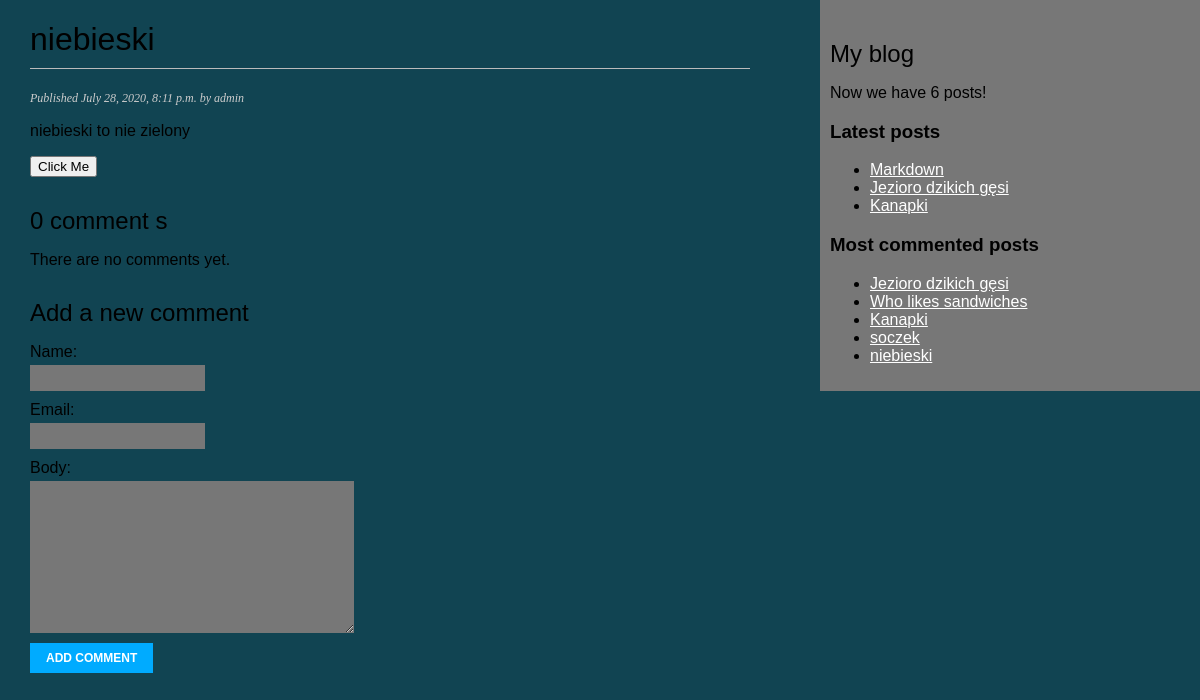
The page /blog/2020/7/28/niebieski/ on the database its author committed.
### blog/models.py (models this page shows)
class Post(models.Model):
	STATUS_CHOICES = (
		('draft', 'Draft'),
		('published','Published'),)
	title = models.CharField(max_length=50)
	slug = models.SlugField(max_length=250, unique_for_date="publish")
	author = models.ForeignKey(User, on_delete=models.CASCADE, related_name = 'blog_posts')
	body = models.TextField()
	publish = models.DateTimeField(default=timezone.now)
	created = models.DateTimeField(auto_now_add=True)
	updated = models.DateTimeField(auto_now_add=True)
	status = models.CharField(max_length=10, choices=STATUS_CHOICES, default='draft')
	objects = models.Manager() # The default manager.
	published = PublishedManager() # Our custom manager.
	def get_absolute_url(self):
		return reverse('blog:post_detail',
			args=[self.publish.year,
			self.publish.month,
			self.publish.day,
			self.slug])

### blog/views.py (the view)
def post_detail(request, year, month, day, post):
    post = get_object_or_404(Post,
        slug = post,
        status = 'published',   #str 27
        publish__year = year,
        publish__month = month,
        publish__day = day)
    sent = False
    if request.method == 'POST':
        form = EmailPostForm(request.POST)
        if form.is_valid():
            cd = form.cleaned_data
            post_url = request.build_absolute_uri(
                    post.get_absolute_url())
            subject = f"{cd['name']} recommends you read " \
                    f"{post.title}"
            message = f"Read {post.title} at {post_url}\n\n" \
                    f"{cd['name']}\'s comments: {cd['comments']}"
            send_mail(subject, message, 'admin@myblog.com',
                    [cd['to']])
            sent = True
    else:
        form = EmailPostForm()
    comments = post.comments.filter(active=True)
    new_comment = None
    if request.method == 'POST':
        comment_form = CommentForm(data=request.POST)
        if comment_form.is_valid():
            new_comment = comment_form.save(commit=False)
            new_comment.post = post
            new_comment.save()
    else:
        comment_form = CommentForm()
    return render(request, 'blog/post/detail.html', {'post': post,
                                                    'comments': comments,
                                                    'new_comment': new_comment,
                                                    'comment_form': comment_form,
                                                    'form': form})

### blog/forms.py
class CommentForm(forms.ModelForm):
	class Meta:
		model = Comment
		fields = ('name', 'email', 'body')

class EmailPostForm(forms.Form):
	name = forms.CharField(max_length=25)
	email = forms.EmailField()
	to = forms.EmailField()
	comments = forms.CharField(required=False,
						widget=forms.Textarea)

### blog/models.py (called while the page is built)
	def get_queryset(self):
		return super(PublishedManager,self).get_queryset()\
		.filter(status='published')  # \ oznacza przejscie do natepnego wiersza

### blog/templatetags/blog_tags.py (called while the page is built)
@register.simple_tag
def total_posts():
	return Post.published.count()

@register.inclusion_tag('blog/post/latest_posts.html')
def show_latest_posts(count=5):
	latest_posts = Post.published.order_by('-publish')[:count:]
	return {'latest_posts':latest_posts}

@register.simple_tag
def get_most_commented_posts(count=5):
	return Post.published.annotate(
	total_comments=Count('comments')).order_by(
					'-total_comments')[:count]

@register.filter(name='markdown')
def markdown_format(text):
	return mark_safe(markdown.markdown(text))

### blog/templates/blog/post/detail.html (shortened to what this page needs)
{% extends "blog/base.html" %}
{% load blog_tags %}
{% block content %}
	<h1>{{ post.title }}</h1>
	<p class="date">
		Published {{ post.publish }} by {{ post.author }}
	</p>
	{{ post.body|markdown }}
	<p>
	<button onclick="myFunction()">Click Me</button>
	{% with comments.count as total_comments %}
	<h2>
	{{ total_comments }} comment {{ total_comments|pluralize }}
	</h2>
	{% endwith %}
	{% for comment in comments %}
	<div class="comment">
	<p class="info">
	Comment {{ forloop.counter }} by {{ comment.name }}
	{{ comment.created }}
	</p>
	{{ comment.body|linebreaks }}
	</div>
	{% empty %}
	<p>There are no comments yet.</p>
	{% endfor %}
	{% if new_comment %}
	<h2>Your comment has been added.</h2>
	{% else %}
	<h2>Add a new comment</h2>
	<form method="post">
	{{ comment_form.as_p }}
	<p><input type="submit" value="Add comment"></p>
	</form>
	{% endif %}
{% endblock %}

### blog/templates/blog/base.html (shortened to what this page needs)
{% load blog_tags %}
<!DOCTYPE html>
<html>
<head>
	{% load static %}
	<link href="{% static "css/blog.css" %}" rel="stylesheet">
</head>
<body>
	<div id="content">
	{% block content %}
	{% endblock %}
	</div>
	<div id="sidebar">
		<h2>My blog</h2>
		<p>Now we have {% total_posts %} posts!</p>
		<h3>Latest posts</h3>
		{% show_latest_posts 3 %}
		<h3>Most commented posts</h3>
		{% get_most_commented_posts as most_commented_posts %}
		<ul>
		{% for post in most_commented_posts %}
		<li><a href="{{ post.get_absolute_url }}">{{ post.title }}</a></li>
		{% endfor %}
		</ul>
	</div>
</body>
</html>

### blog/templates/blog/post/latest_posts.html
<ul>
	{% for post in latest_posts %}
	<li>
		<a href="{{ post.get_absolute_url }}"> {{ post.title }} </a>
	</li>
	{% endfor %}
</ul>

### blog/static/css/blog.css (style rules this page uses)
body { background: #114452 !important; margin:0; padding:0; font-family:helvetica, sans-serif; }
a { color: #ffffff; text-decoration:underline; }
h1 { font-weight:normal; border-bottom:1px solid #bbb; padding:0 0 10px 0; }
h2 { font-weight:normal; margin:30px 0 0; }
#content { float:left; width:60%; padding:0 0 0 30px; }
#sidebar { float:right; width:30%; padding:10px; background:#777777; height:100%; }
p.date { color:#ccc; font-family: georgia, serif; font-size: 12px; font-style: italic; }
label { float:left; clear:both; color:#00000; margin-bottom:4px; }
input, textarea { clear:both; float:left; margin:0 0 10px; background:#777777; border:0; padding:6px 10px; font-size:12px; }
input[type=submit] { font-weight:bold; background:#00abff; color:#fff; padding:8px 16px; font-size:12px; text-transform:uppercase; }

### rows shown on the page
Post: title "niebieski", publish "July 28, 2020, 8:11 p.m.", author "admin", body "niebieski to nie zielony"
Post: title "Markdown"
Post: title "Jezioro dzikich gęsi"
Post: title "Kanapki"
Post: title "Who likes sandwiches"
Post: title "soczek"

### other values the page prints
{{ total_comments }} "0"
